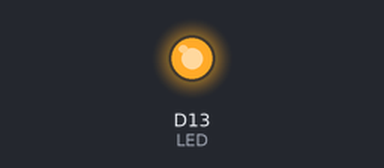
A sketch run on a simulated Arduino Zero (SAMD21). Shown: output pins drawn as LEDs (lit = HIGH). No radio packets arrive unless stated; what the sketch prints to the serial monitor is not drawn.

Above: at 0.1 s.
At 0.6 s:
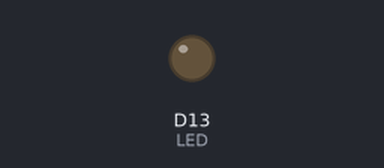
Timing chart, 0 to 2.1 s (numbered marks = the images above):
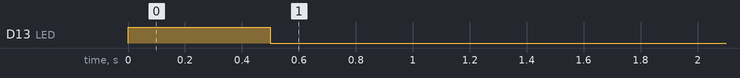

The sketch:

LoRa_Client.ino
```cpp
/*
  Both the TX and RX ProRF boards will need a wire antenna. We recommend a 3" piece of wire.
  This example is a modified version of the example provided by the Radio Head
  Library which can be found here:
  www.github.com/PaulStoffregen/RadioHeadd
*/

// TODO: Update with your team's number
#define TEAM_NUMBER 10

#include <SPI.h>

//Radio Head Library:
#include <RH_RF95.h>

// We need to provide the RFM95 module's chip select and interrupt pins to the
// rf95 instance below.On the SparkFun ProRF those pins are 12 and 6 respectively.
RH_RF95 rf95(12, 6);

int LED = 13; //Status LED is on pin 13

int packetCounter = 0; //Counts the number of packets sent
long timeSinceLastPacket = 0; //Tracks the time stamp of last packet received

// The broadcast frequency is set to 921.2, but the SADM21 ProRf operates
// anywhere in the range of 902-928MHz in the Americas.
// Europe operates in the frequencies 863-870, center frequency at 868MHz.
// This works but it is unknown how well the radio configures to this frequency:
//float frequency = 864.1;
float frequency = 921.2; //Broadcast frequency

void setup()
{
  pinMode(LED, OUTPUT);

  SerialUSB.begin(9600);
  // It may be difficult to read serial messages on startup. The following line
  // will wait for serial to be ready before continuing. Comment out if not needed.
  while(!SerialUSB);
  SerialUSB.println("RFM Client!");

  //Initialize the Radio.
  if (rf95.init() == false){
    SerialUSB.println("Radio Init Failed - Freezing");
    while (1);
  }
  else{
    //An LED inidicator to let us know radio initialization has completed.
    SerialUSB.println("Transmitter up!");
    digitalWrite(LED, HIGH);
    delay(500);
    digitalWrite(LED, LOW);
    delay(500);
  }

  // Set frequency
  rf95.setFrequency(frequency);
  rf95.setSpreadingFactor(12);
  rf95.setSignalBandwidth(62500);
   // The default transmitter power is 13dBm, using PA_BOOST.
   // If you are using RFM95/96/97/98 modules which uses the PA_BOOST transmitter pin, then
   // you can set transmitter powers from 5 to 23 dBm:
   // Transmitter power can range from 14-20dbm.
   rf95.setTxPower(20, false);

}

char toSend[64];

void loop()
{
  SerialUSB.println("Sending message");

  //Send a message to the other radio
  // uint8_t toSend[64] = "Hi there!";
  sprintf(toSend, "Hi this is team %d, my counter is: %d",TEAM_NUMBER, packetCounter++);
  SerialUSB.println(strlen(toSend));
  SerialUSB.print("Message to send: ");
  SerialUSB.println(toSend);
  rf95.send((uint8_t*)toSend, strlen(toSend));
  rf95.waitPacketSent();

  // Now wait for a reply
  byte buf[RH_RF95_MAX_MESSAGE_LEN];
  byte len = sizeof(buf);

  rf95.waitAvailableTimeout(1000);
  delay(500);
}
```
